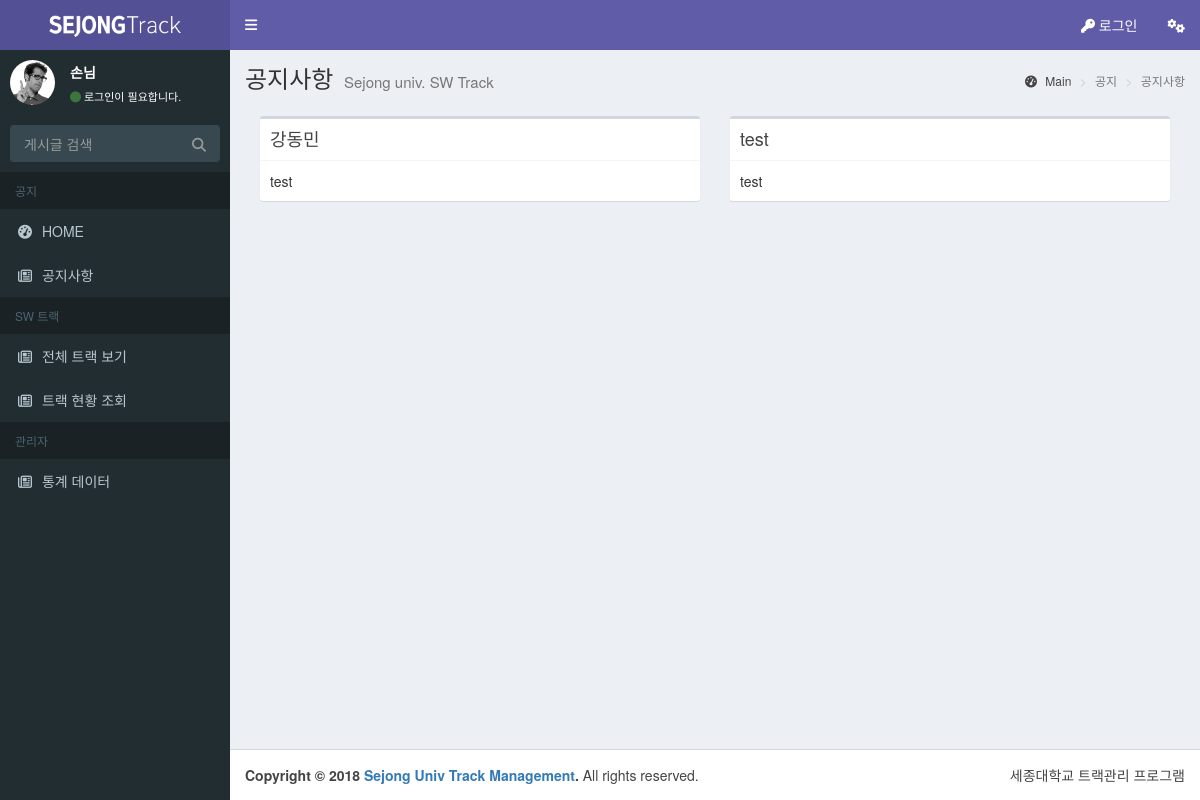
The app's page /notice with its own data.
### home/models.py (models this page shows, shortened)
class Post(models.Model):
    author = models.ForeignKey('auth.User', on_delete=models.CASCADE)
    title = models.CharField(max_length=200)
    text = models.TextField()
    created_date = models.DateTimeField(default=timezone.now)
    published_date = models.DateTimeField(blank=True, null=True)

### home/views.py (the view)
# urls.py: url(r'^notice',views.notice2,name="notice"),
def notice2(request):
    posts = Post.objects.all().order_by('-created_date') #날짜 역순
    context = {'posts': posts}
    return render(request,'home/notice.html',context)

### home/templates/home/notice.html (shortened to what this page needs)
{% extends 'home/base.html' %}
{% block content %}
    <section class="content-header">
        <h1>
            공지사항
            <small>Sejong univ. SW Track</small>
        </h1>
        <ol class="breadcrumb">
            <li><a href="#"><i class="fa fa-dashboard"></i> Main</a></li>
            <li class="active">공지</li>
            <li class="active">공지사항</li>
        </ol>
    </section>
    <section class="content-header">
        <div style="padding-top: 10px;">
                {% for post in posts %}
            <div class="col-md-6">
                <div class="box">
                  <div class="box-header with-border">
                    <h3 class="box-title">
                        {{post.title}}
                    </h3>
                  </div>
                  <div class="box-body">
                    {{post.text}}
                  </div>
                </div>
            </div>
                {% endfor %}
        </div>
        </section>
{% endblock %}

### records on screen
Post: title "강동민", text "test"
Post: title "test", text "test"
